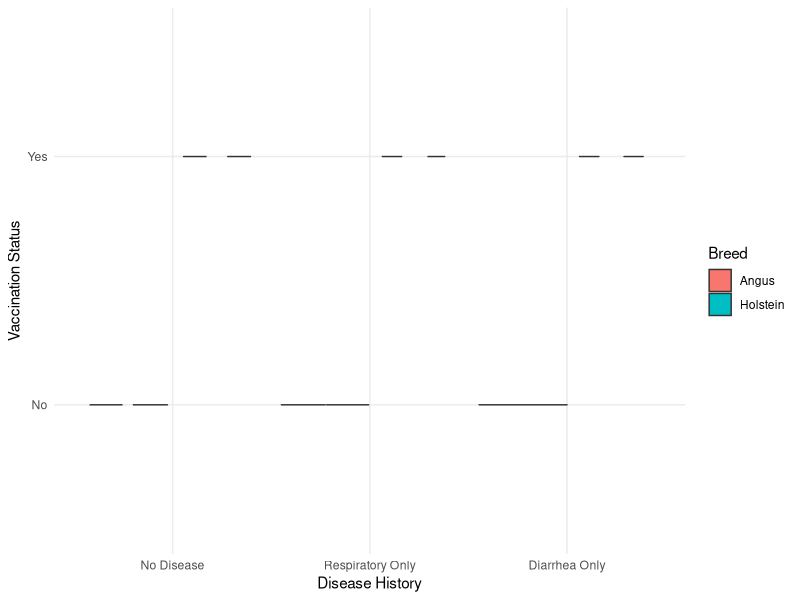
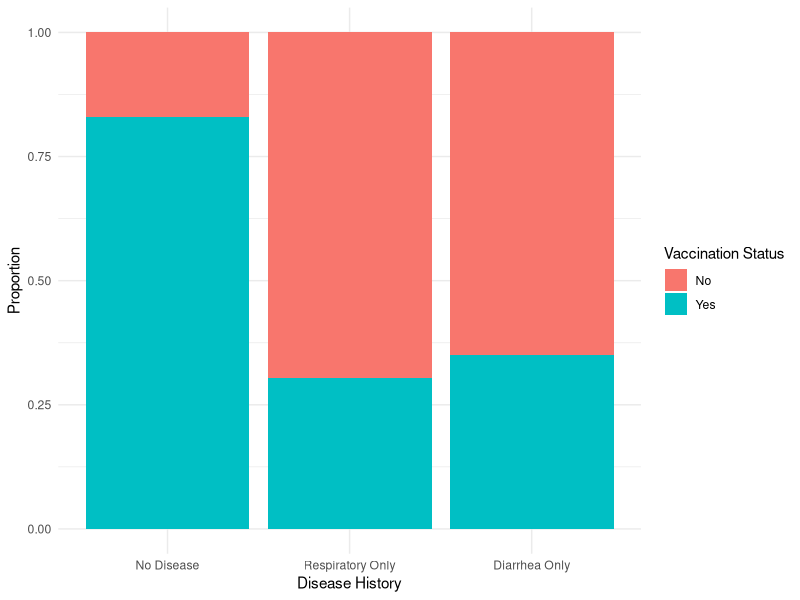
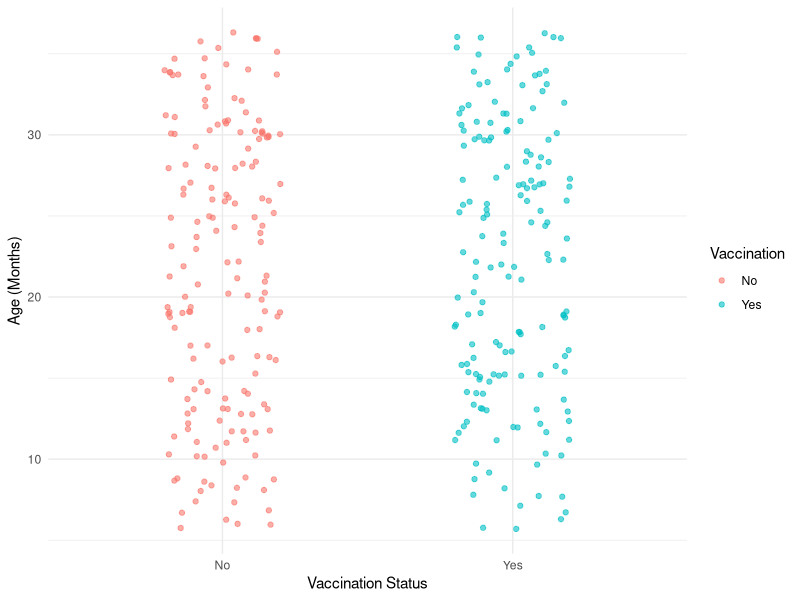
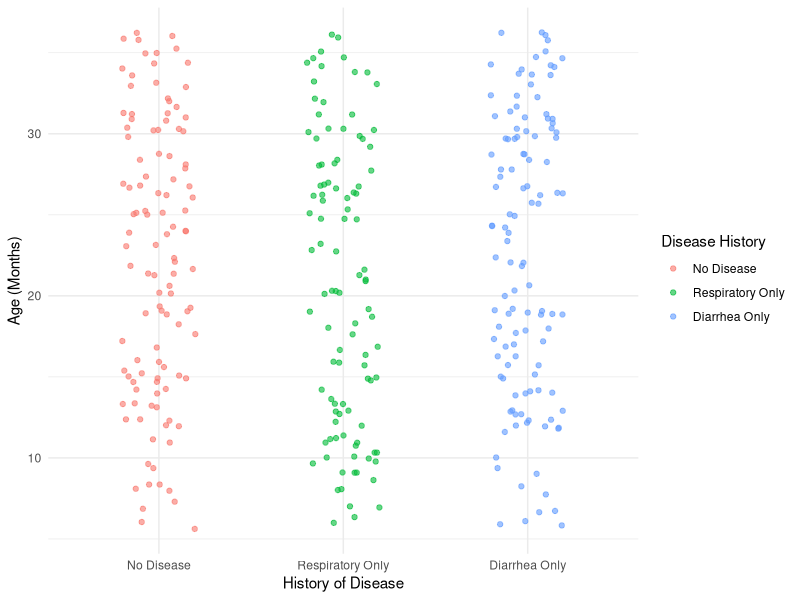
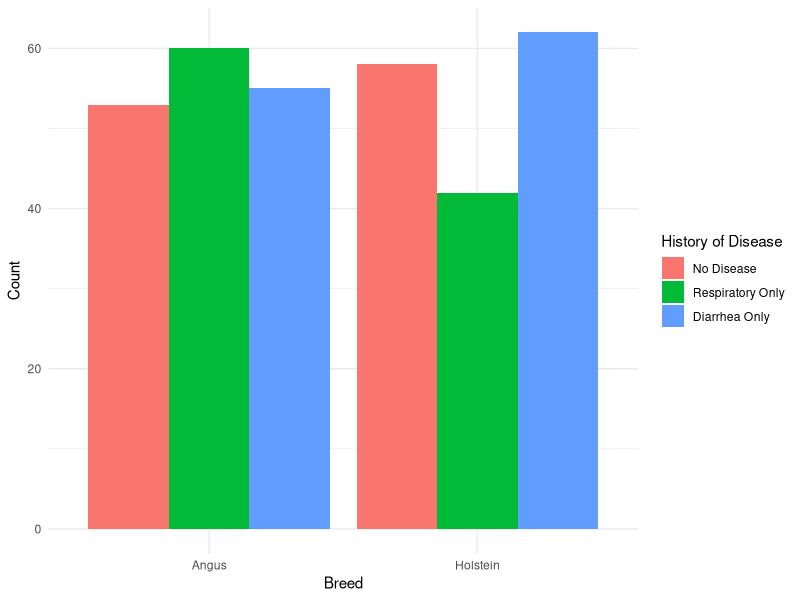

Source code (R) for these figures, in order:
## ---- chunk 1
library(dplyr)
library(ggplot2)
library(patchwork)

## ---- chunk 2
set.seed(123)

## ---- chunk 3
#Start by assigning the number of cattle (observations)
n <- 330

#We will assign ages to the animals between 6 months and 3 years (18 months). Age can only be integers (whole numbers in months)
age <- sample(6:36, n, replace = TRUE)

#we will assign the sex with 70% as females as mentioned
sex <- sample(c("Female", "Male"), n, replace= TRUE, prob = c(0.7, 0.3))

#We will assign the cattle breeds with an equal split using Angus as the beef breed and Holstein as the dairy breed
breed <- sample(c("Angus", "Holstein"), n, replace = TRUE)

#We will classify these breeds to help with further interpretation and analysis downstream. This would be particularly helpful if we had multiple different breeds for each category in the dataset. We will use the if else function in R.
breed_type <- ifelse(breed=="Angus", "Beef", "Dairy")

#Double check that our breed data worked
View(breed_type)
print(breed_type)
## ---- chunk 4
#We will assign vaccination status (yes/no) randomly
vaccination <- sample (c("Yes","No"), n, replace = TRUE)

#Assign history of diseases based on our assumptions
#Start by generating a vector for the history of disease - diarrhea or respiratory
history_diarrhea <- rep("No", n)
history_respiratory <- rep("No", n)

#Using a loop function to change the incidence of the different diseases in beef and dairy breeds as mentioned above
#I had chatGPT help me to generate the code for this

for (i in 1:n) {
  if (breed[i] == "Holstein") {
    if (runif(1) < 0.35) history_diarrhea[i] <- "Yes"
    if (runif(1) < 0.25) history_respiratory[i] <- "Yes"
  } else {
    if (runif(1) < 0.30) history_diarrhea[i] <- "Yes"
    if (runif(1) < 0.35) history_respiratory[i] <- "Yes"
  }
}

#We are applying the conditions above if the breed is Holstein and if it is not then we apply the conditions below the else.


#We now want to make sure that animals that are not vaccinated have a higher incidence of disease (vaccination is correlated with freedom from or reduced incidence of disease)
#We will use another loop funciton for this.
# I had ChatGPT assist with this code for the loop

for (i in 1:n) {
  if (vaccination[i] == "No" && history_diarrhea[i] == "No" && history_respiratory[i] == "No") {
    if (runif(1) < 0.5) {
      history_diarrhea[i] <- "Yes"
    } else {
      history_respiratory[i] <- "Yes"
    }
  }
}


## ---- chunk 5
disease_history <- case_when(history_respiratory == "Yes" & history_diarrhea == "No" ~ "Respiratory Only", history_respiratory == "No" & history_diarrhea == "Yes" ~ "Diarrhea Only", history_respiratory == "yes" & history_diarrhea == "Yes" ~ "Both Diseases", TRUE ~ "No Disease")

## ---- chunk 6
cattle_data <- data.frame(Age = age, Sex = sex, Breed = breed, Breed_Type = breed_type, Vaccination = vaccination, History_Diarrhea = history_diarrhea, History_Respiratory = history_respiratory, Disease_History = factor(disease_history, levels = c("No Disease", "Respiratory Only", "Diarrhea Only", "Both Diseases")))

summary(cattle_data)
print(cattle_data)

## ---- chunk 7
cattle_data$Vaccination <- as.factor(cattle_data$Vaccination)
cattle_data$History_Diarrhea <- as.factor(cattle_data$History_Diarrhea)
cattle_data$History_Respiratory <- as.factor(cattle_data$History_Respiratory)
cattle_data$Breed <- as.factor(cattle_data$Breed)

## ---- chunk 8
model1 <- glm(Vaccination ~ Disease_History + Breed, data = cattle_data, family = binomial)
summary(model1)

## ---- chunk 9
model2 <- glm(History_Respiratory ~ Breed + Age, data = cattle_data, family = binomial)
summary(model2)

## ---- chunk 10
model3 <- glm(History_Diarrhea ~ Breed + Age, data = cattle_data, family = binomial)
summary(model3)

## ---- chunk 11
model4 <- lm(Age ~ Vaccination, data = cattle_data)
summary(model4)

## ---- chunk 12
model5 <- lm(Age ~ Disease_History, data = cattle_data)
summary(model5)

## ---- chunk 13
p1 <- ggplot(cattle_data, aes(x = Disease_History, y = Vaccination, fill = Breed)) +
  geom_violin() +
  labs(x = "Disease History", y = "Vaccination Status", fill = "Breed") +
  theme_minimal()

print(p1)

## ---- chunk 14
p2 <- ggplot(cattle_data, aes(x = Disease_History, fill = Vaccination)) +
    geom_bar(position = "fill") +  
    labs(x = "Disease History", y = "Proportion", fill = "Vaccination Status") +
    theme_minimal()

print(p2)
## ---- chunk 15
p3 <- ggplot(cattle_data, aes(x = Vaccination, y = Age, color = Vaccination)) +
  geom_jitter(width = 0.2, alpha = 0.6) +
  labs(x = "Vaccination Status", y = "Age (Months)") +
  theme_minimal()

print(p3)

## ---- chunk 16
p4 <- ggplot(cattle_data, aes(x = Disease_History, y = Age, color = Disease_History)) +
  geom_jitter(width = 0.2, alpha = 0.6) +
  labs(x = "History of Disease", y = "Age (Months)", color = "Disease History") +
  theme_minimal()

print(p4)
## ---- chunk 17
p5 <- ggplot(cattle_data, aes(x = Breed, fill = Disease_History)) +
  geom_bar(position = "dodge") +
  labs(x = "Breed", y = "Count", fill = "History of Disease") +
  theme_minimal()

print(p5)
